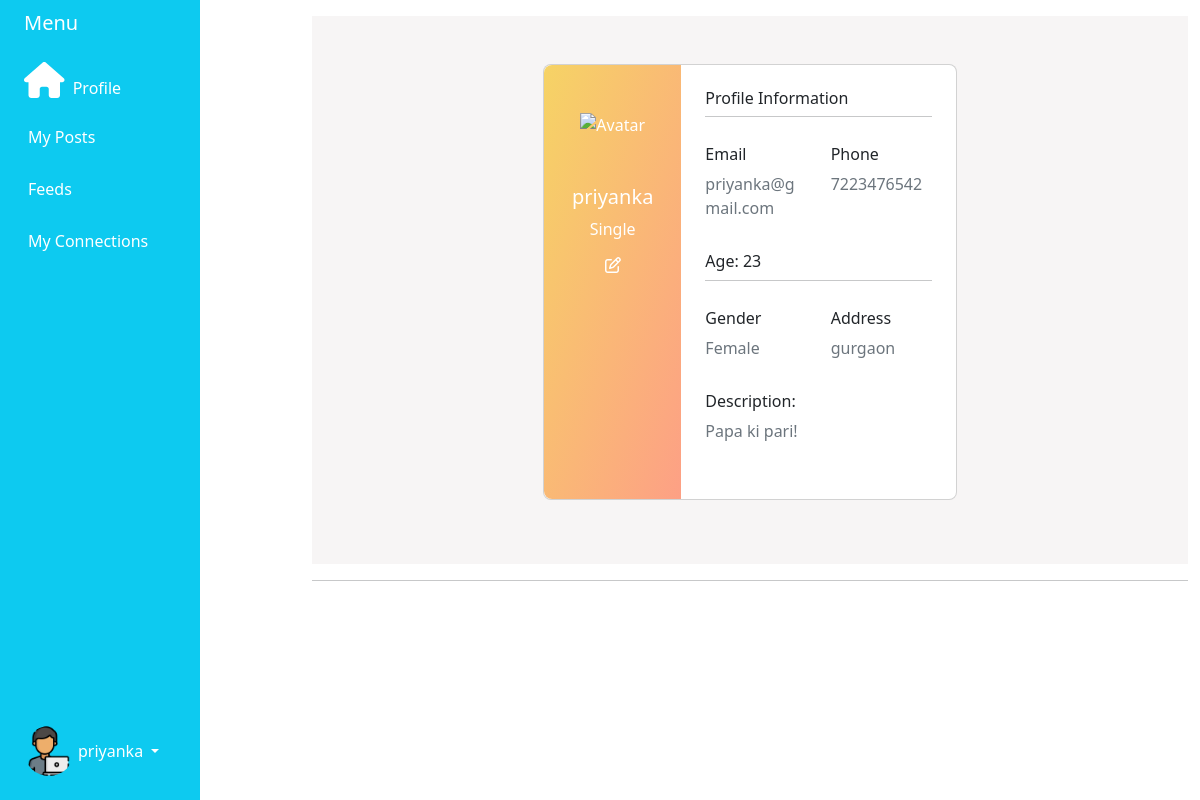
The app's page /social/home/ (signed in) with its own data.
### social/models.py (models this page shows)
class MyProfile(models.Model):
    user = models.OneToOneField(django_user, on_delete=models.CASCADE)
    profilename = models.CharField(max_length=20,null=True,blank=True)
    age = models.IntegerField(default=12,validators=[MinValueValidator(12)])
    address = models.TextField( max_length=200, null=True, blank=True)
    status = models.CharField(max_length=20,null=True,blank=True)
    gender = models.CharField(max_length=20,null=True,blank=True)
    description = models.TextField(null=True,blank=True)
    profilepic = models.ImageField(upload_to = "images",null=True, blank=True)

### social/views.py (the view)
# urls.py: path('home/',views.profile_get,name='homepage'),
@login_required
def profile_get(request):
    try:
        profile_object = MyProfile.objects.get(user=request.user)
    except MyProfile.DoesNotExist:
        profile_object = MyProfile.objects.create(user = request.user)
    if profile_object.age == None  or profile_object.address == None or profile_object.description == None or profile_object.status == None or profile_object.profilepic == None:
        profile_edit = True
    else:
        profile_edit = False
    context = {
            "profile_edit" : profile_edit,
            "age": profile_object.age,
            "address": profile_object.address,
            "description" : profile_object.description,
            "status":profile_object.status,
            "gender":profile_object.gender,
            "profilepic":profile_object.profilepic
    }
    return render(request,'social/myprofile.html',context)

### social/templates/social/myprofile.html (shortened to what this page needs)
{% extends 'base.html' %}
{% load static %}
{% block content %}
<section class="vh-90" style="background-color: #f7f5f5;">
  <div class="container py-5 h-90">
    <div class="row d-flex justify-content-center align-items-center h-100">
      <div class="col col-lg-6 mb-4 mb-lg-0">
        <div class="card mb-3" style="border-radius: .5rem;">
          <div class="row g-0">
            <div class="col-md-4 gradient-custom text-center text-white"
              style="border-top-left-radius: .5rem; border-bottom-left-radius: .5rem;
              background: linear-gradient(to right bottom, rgba(246, 211, 101, 1), rgba(253, 160, 133, 1))">
              <img src="https://mdbcdn.b-cdn.net/img/Photos/new-templates/bootstrap-chat/ava1-bg.webp"
                alt="Avatar" class="img-fluid my-5" style="width: 80px;" />
              <h5>{{ user.first_name }}</h5>
              <p>{{ status }}</p>
              <i class="far fa-edit mb-5"></i>
            </div>
            <div class="col-md-8">
              <div class="card-body p-4">
                <h6>Profile Information</h6>
                <hr class="mt-0 mb-4">
                <div class="row pt-1">
                  <div class="col-6 mb-3">
                    <h6>Email</h6>
                    <p class="text-muted">{{user.email}}</p>
                  </div>
                  <div class="col-6 mb-3">
                    <h6>Phone</h6>
                    <p class="text-muted">{{user.username}}</p>
                  </div>
                </div>
                <h6>Age: {{age}} </h6>
                <hr class="mt-0 mb-4">
                <div class="row pt-1">
                  <div class="col-6 mb-3">
                    <h6>Gender</h6>
                    <p class="text-muted">{{gender}}</p>
                  </div>
                  <div class="col-6 mb-3">
                    <h6>Address</h6>
                    <p class="text-muted">{{address}}</p>
                  </div>
                  <div class="mb-3">
                    <h6>Description:</h6>
                    <p class="text-muted">{{description}}</p>
                  </div>
                </div>
              </div>
            </div>
          </div>
        </div>
      </div>
    </div>
  </div>
</section>
<hr>
{% endblock %}

### social/templates/base.html (shortened to what this page needs)
{% load static %}
<!DOCTYPE html>
<html lang="en">
<head>
    <link href="https://cdn.jsdelivr.net/npm/bootstrap@5.2.0-beta1/dist/css/bootstrap.min.css" rel="stylesheet">
    <link href="{% static 'styles.css' %}" rel="stylesheet">
</head>
<body>
<div class="container-fluid">
    <div class="row flex-nowrap">
        <div class="col-auto col-md-3 col-xl-2 px-sm-2 px-0 bg-info" style="position: fixed;">
            <div class="d-flex flex-column align-items-center align-items-sm-start px-3 pt-2 text-white min-vh-100">
                <a href="/" class="d-flex align-items-center pb-3 mb-md-0 me-md-auto text-white text-decoration-none">
                    <span class="fs-5 d-none d-sm-inline">Menu</span>
                </a>
                <ul class="nav nav-pills flex-column mb-sm-auto mb-0 align-items-center align-items-sm-start" id="menu">
                        {% if user.is_authenticated %}
                        <a href="/social/home" class="nav-link align-middle px-0 text-white">
                            <i class='fas fa-home' style='font-size:36px'></i> <span class="ms-1 d-none d-sm-inline">Profile</span>
                        </a>
                        <a href="/social/mypost" class="nav-link px-0 align-middle">
                             <span class="ms-1 d-none d-sm-inline text-white">My Posts</span></a>
                        <a href="/social/feeds" class="nav-link px-0 align-middle">
                             <span class="ms-1 d-none d-sm-inline text-white">Feeds</span></a>
                        <a href="/social/connections" class="nav-link px-0 align-middle">
                             <span class="ms-1 d-none d-sm-inline text-white">My Connections</span></a>
                        {% endif %}
                </ul>
                <div class="dropdown pb-4">
                    <a href="#" class="d-flex align-items-center text-white text-decoration-none dropdown-toggle" id="dropdownUser1" data-bs-toggle="dropdown" aria-expanded="false">
                        <img src="{% static 'social/Images/programmer.png' %}" alt="hugenerd" width="50" height="50" class="rounded-circle">
                        <span class="d-none d-sm-inline mx-1">{{user.first_name}}</span>
                    </a>
                </div>
            </div>
        </div>
        <div class="col py-3" style="margin-left: 300px;">
            {% block content %}
            {% endblock %}
        </div>
    </div>
</div>
</body>
</html>

### records on screen
MyProfile: status "Single", gender "Female", address "gurgaon", description "Papa ki pari!"

### other values on screen
{{ user.first_name }} "priyanka"
{{ user.email }} "priyanka@gmail.com"
{{ user.username }} "7223476542"
{{ age }} "23"
